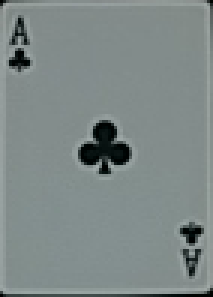
%> input picture Assignment1/Template images/Template-Ace.png, 71 x 99 px (shown 3 times larger)
$ octave --eval "Assignment1('Template images/Template-Ace.png');"   (GNU Octave 9; MATLAB toolbox functions it lacks are replaced by stand-ins)
%> lines starting %> are read from the running program, lines starting %| are printed output that depends on the picture; in (x1, y1, x2, y2) boxes, pixels count from 0 and x2, y2 are one past the last pixel; in counts of white or black regions, pixels touching at a corner belong together; the program's own positions count from 1
function [] = Assignment1(image_name)
%> called with image_name = 'Template images/Template-Ace.png'
%Assignment1 template
%   image_name       Full path/name of the input image (e.g. 'Test Image (1).JPG')


%% Load the input RGB image
image = imread(image_name);
%> image is the input picture: size 99x71x3 uint8; mean R, G, B 126.6, 136.9, 135.8

%% Create a gray-scale duplicate into grayImage variable for processing
grayImage = rgb2gray(image);

%% List all the template files starting with 'Template-' ending with '.png'
% Assuming the images are located in the same directory as this m-file
% Each template file name is accessible by templateFileNames(i).name
templateFileNames = dir('Template images/Template-*.png');

%% Get the number of templates (this should return 13)
numTemplates = length(templateFileNames);

%% Set the values of SSD_THRESH and NCC_THRESH
SSD_THRESH = 1508603;
NCC_THRESH = 0.5;

%% Initialize two output images to the RGB input image
output_img1 = image;
figure
output_img2 = image;

%% Setup random number generation
rng(0, 'twister');

%% For each template, do the following
for i=1:numTemplates
    %% Load the RGB template image, into variable T
    filepath = sprintf('Template images/%s', templateFileNames(i).name);
    T = imread(filepath);

    %% Convert the template to gray-scale
    T = rgb2gray(T);

    %% Extract the card name from its file name (look between '-' and '.' chars)
    % use the cardName variable for generating output images
    cardNameIdx1 = findstr(templateFileNames(i).name,'-') + 1;
    cardNameIdx2 = findstr(templateFileNames(i).name,'.') - 1;
    cardName = templateFileNames(i).name(cardNameIdx1:cardNameIdx2);

    %% Find the best match [row column] using Sum of Square Difference (SSD)
    [SSDrow, SSDcol] = SSD(grayImage, T, SSD_THRESH);
%> after the loop in SSD, `for row = half_Tr:(Gray_row-half_Tr-1)`: min_col = 35; min_row = 49; min_ssd = 0
%| 0
%> in SSD, `SSDrow = min_row;`: SSDrow = 49
%> in SSD, `SSDcol = min_col;`: SSDcol = 35
%> SSDrow = 49; SSDcol = 35

    % If the best match exists
    % overlay the card name on the best match location on the SSD output image
    % Insert the card name on the output images (use small font size, e.g. 6)
    % set the overlay locations to the best match locations, plus-minus a random integer
    position = [SSDcol+randi([-20, 20]), SSDrow+randi([-10, 10])];
    output_img1 = insertText(output_img1, position, cardName);
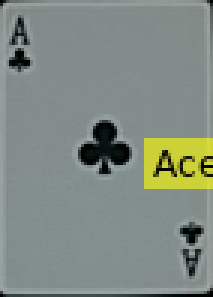
%> output_img1: size 99x71x3 uint8 (shown 3 times larger); 5.56% of pixels changed, all inside (x1, y1, x2, y2) = (48, 46, 71, 63)

    %% Find the best match [row column] using Normalized Cross Correlation (NCC)
    [NCCrow, NCCcol] = NCC(grayImage, T, NCC_THRESH);
%> in NCC, `T_avg(:) = mean(mean(T));`: T_avg: size 99x71 double; every value is 133.6
%> in NCC, `T_diff = double(T) - T_avg;`:
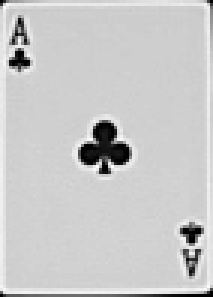
%> T_diff: size 99x71 double (shown 3 times larger); min -132.6, max 35.41, mean 0; drawn with min black and max white
%> in NCC, `T_square = sum(sum(T_diff .^ 2));`: T_square = 4746063
%> after the loop in NCC, `for row = half_Tr:(Gray_row-half_Tr-1)`: max_col = 35; max_ncc = 1; max_row = 49
%| 1
%> in NCC, `NCCcol = max_col;`: NCCcol = 35
%> NCCrow = 49; NCCcol = 35

    % If the best match exists
    % overlay the card name on the best match location on the NCC output image
    % Insert the card name on the output images (use small font size, e.g. 6)
    % set the overlay locations to the best match locations, plus-minus a random integer
    position = [NCCcol+randi([-20, 20]), NCCrow+randi([-20, 20])];
    output_img2 = insertText(output_img2, position, cardName);
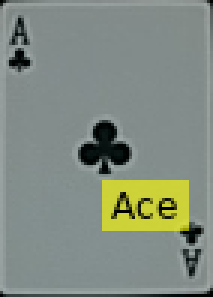
%> output_img2: size 99x71x3 uint8 (shown 3 times larger); 7.01% of pixels changed, all inside (x1, y1, x2, y2) = (34, 60, 63, 77)


end
%> pass 2 of the loop in Assignment1, `for i=1:numTemplates`:
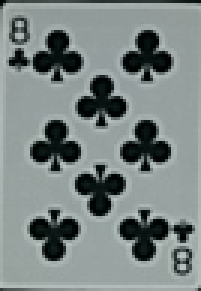
%> input picture Assignment1/Template images/Template-Eight.png, 67 x 97 px (shown 3 times larger)
%> in Assignment1, T is the input picture: size 97x67x3 uint8; mean R, G, B 122.6, 132.2, 131
%> T: size 97x67 uint8
%| 1173813
%> in Assignment1, `[SSDrow, SSDcol] = SSD(grayImage, T, SSD_THRESH);`: SSDrow = 48; SSDcol = 37
%> output_img1: size 99x71x3 uint8; 10.24% of pixels changed, all inside (x1, y1, x2, y2) = (35, 56, 71, 76)
%> T_avg: size 97x67 double; every value is 129.2
%> in NCC (call 2), `T_diff = double(T) - T_avg;`:
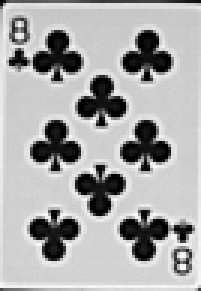
%> T_diff: size 97x67 double (shown 3 times larger); min -128.2, max 64.76, mean 0; drawn with min black and max white
%> T_square = 22615895.4
%> after the loop in NCC (call 2), `for row = half_Tr:(Gray_row-half_Tr-1)`: max_col = 34; max_ncc = 0.049; max_row = 48
%> in Assignment1, `[NCCrow, NCCcol] = NCC(grayImage, T, NCC_THRESH);`: NCCrow = -1
%> in Assignment1, `output_img2 = insertText(output_img2, position, cardName);`:
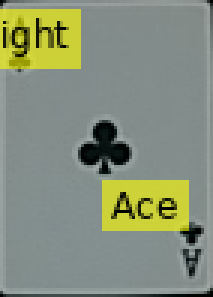
%> output_img2: size 99x71x3 uint8 (shown 3 times larger); 7.68% of pixels changed, all inside (x1, y1, x2, y2) = (0, 3, 27, 23)
%> pass 3 of the loop in Assignment1, `for i=1:numTemplates`:
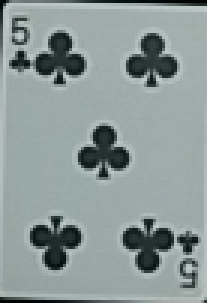
%> input picture Assignment1/Template images/Template-Five.png, 69 x 101 px (shown 3 times larger)
%> in Assignment1, T is the input picture: size 101x69x3 uint8; mean R, G, B 139.3, 152.8, 151.5
%> T: size 101x69 uint8
%> output_img1: size 99x71x3 uint8; mean R, G, B 137, 145.9, 115.8
%> T_avg: size 101x69 double; every value is 148.6
%> in NCC (call 3), `T_diff = double(T) - T_avg;`:
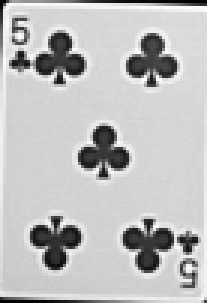
%> T_diff: size 101x69 double (shown 3 times larger); min -146.6, max 50.39, mean 0; drawn with min black and max white
%> T_square = 14634379
%> after the loop in NCC (call 3), `for row = half_Tr:(Gray_row-half_Tr-1)`: max_col = 0; max_ncc = 2.23e-308; max_row = 0
%> in Assignment1, `output_img2 = insertText(output_img2, position, cardName);`:
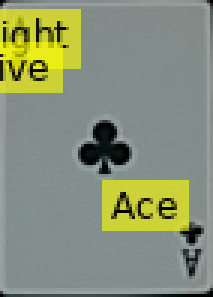
%> output_img2: size 99x71x3 uint8 (shown 3 times larger); 5.08% of pixels changed, all inside (x1, y1, x2, y2) = (0, 14, 21, 31)
%> the loop made 4 passes; the first 3 are shown

%% Display the output images
imshow(output_img1);
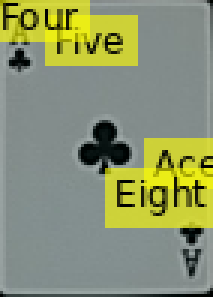
%> displayed picture: size 99x71x3, on the screen's scale of 0 to 255 (shown 3 times larger); mean R, G, B 139.2, 147.7, 111.7
figure
imshow(output_img2);
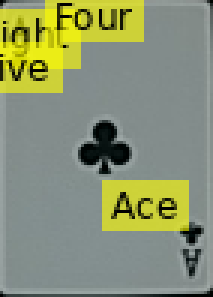
%> displayed picture: size 99x71x3, on the screen's scale of 0 to 255 (shown 3 times larger); mean R, G, B 138.2, 147, 115

end

%% Implement the SSD-based template matching here
function [SSDrow, SSDcol] = SSD(grayImage, T, SSD_THRESH)
% inputs
%           grayImag        gray-scale image
%           T               gray-scale template
%           SSD_THRESH      threshold below which a match is accepted
% outputs
%           SSDrow          row of the best match (empty if unavailable)
%           SSDcol          column of the best match (empty if unavailable)

% first step is to compute the SSD matrix
T_row = size(T,1);
T_col = size(T,2);
half_Tr = idivide(T_row, int32(2));
half_Tc = idivide(T_col, int32(2));
Gray_row = size(grayImage,1);
Gray_col = size(grayImage,2);
min_ssd = realmax;
min_row = 0;
min_col = 0;

for row = half_Tr:(Gray_row-half_Tr-1)
    for col = half_Tc:(Gray_col-half_Tc-1)
        patch = grayImage(row-half_Tr+1:row+half_Tr+1, col-half_Tc+1:col+half_Tc+1);
        squared_diff = (T - patch).^2;
        ssd = sum(sum(squared_diff));
        if ssd < min_ssd
           min_ssd = ssd;
           min_row = row;
           min_col = col;
        end
    end
end

    SSDrow = -1;
    SSDcol = -1;
    if (min_ssd <= SSD_THRESH)
       disp(min_ssd);

       SSDrow = min_row;
       SSDcol = min_col;
    end
end

%% Implement the NCC-based template matching here
function [NCCrow, NCCcol] = NCC(grayImage, T, NCC_THRESH)
% inputs
%           grayImag        gray-scale image
%           T               gray-scale template
%           NCC_THRESH      threshold above which a match is accepted
% outputs
%           NCCrow          row of the best match (empty if unavailable)
%           NCCcol          column of the best match (empty if unavailable)

T_row = size(T,1);
T_col = size(T,2);
half_Tr = idivide(T_row, int32(2));
half_Tc = idivide(T_col, int32(2));
Gray_row = size(grayImage,1);
Gray_col = size(grayImage,2);
max_ncc = realmin;
max_row = 0;
max_col = 0;

T_avg = zeros(T_row, T_col);
T_avg(:) = mean(mean(T));
T_diff = double(T) - T_avg;
T_square = sum(sum(T_diff .^ 2));

for row = half_Tr:(Gray_row-half_Tr-1)
    for col = half_Tc:(Gray_col-half_Tc-1)
        patch = grayImage(row-half_Tr+1:row+half_Tr+1, col-half_Tc+1:col+half_Tc+1);

        im_avg = zeros(T_row, T_col);
        im_avg(:) = mean(mean(patch));
        im_diff = double(patch) - im_avg;
        im_square = sum(sum(im_diff.^2));

        numerator = sum(sum((T_diff).*(im_diff)));
        denominator = sqrt(T_square * im_square);

        ncc = numerator / denominator;

        if ncc > max_ncc
           max_ncc = ncc;
           max_row = row;
           max_col = col;
        end
    end
end

    NCCrow = -1;
    NCCcol = -1;
    if (max_ncc >= NCC_THRESH)
       disp(max_ncc);

       NCCrow = max_row;
       NCCcol = max_col;
    end
end
